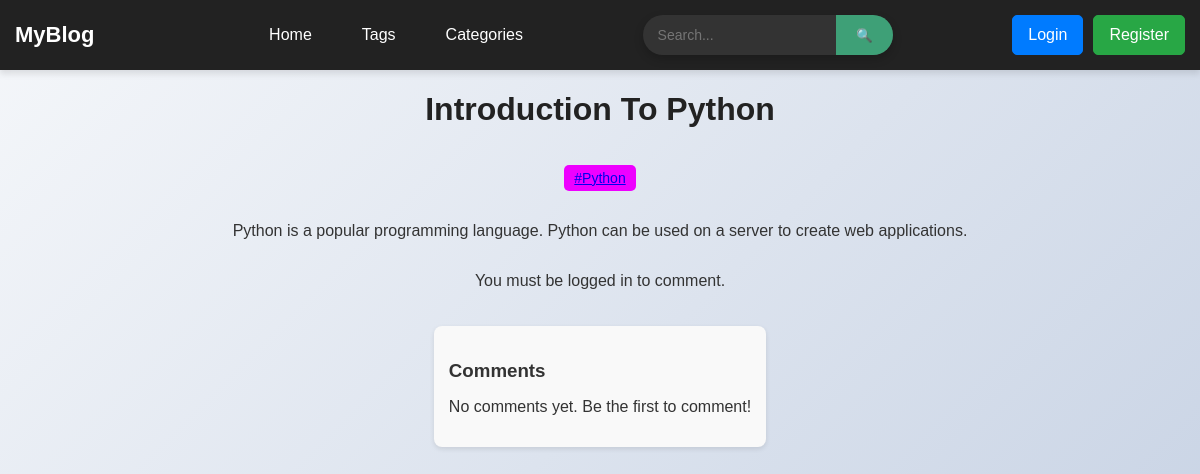
/13, run on the app's committed database.
### posts/models.py (models this page shows, shortened)
class Post(models.Model):
    post_title = models.CharField(max_length=60)
    post_content = models.TextField()
    publish_date = models.DateField(auto_now=True)
    tags = models.ManyToManyField(Tag)
    post_image = models.ImageField(upload_to='post', default='post/1.png')

class Tag(models.Model):
    name = models.CharField(max_length=50)
    def __str__(self):
        return self.name

### posts/views.py (the view)
# urls.py: path('<int:id>', views.post, name='post'),
def post(request, id):
    post = get_object_or_404(Post, id=id)
    if request.method == 'POST':
        form = CommentForm(request.POST)
        if form.is_valid():
            comment = form.save(commit=False)
            comment.post = post
            comment.user = request.user
            comment.save()
            return HttpResponseRedirect(reverse('post', args=[id]))
    else:
        form = CommentForm()
    return render(request, 'post.html', {"post_dict": post, 'form': form,
                                          'comments' : post.comment_set.all()})

### posts/form.py
class CommentForm(forms.ModelForm):
    class Meta:
        model = Comment
        exclude = [
            'post',
            'user'
        ]

### posts/context_processors.py (called while the page is built)
def categories(request):
    category = ['Programming', 'food', 'travel']
    return({'category':category})

### posts/templates/post.html
{% extends 'base.html' %}
{% load static %}
{% block body %}
    <h1>{{ post_dict.post_title }}</h1>
    <div class="post-tags">
        {% for tag in post_dict.tags.all %}
        <span class="tag"><a href="{% url 'tag' tag.id %}"> #{{ tag }} </a></span>
        {% endfor %}
    </div>
    <p>{{ post_dict.post_content }}</p>
    {% if user.is_authenticated %}
        <form method="POST">
            {% csrf_token %}
            {{ form.as_p }}
            <button type="submit">Comment</button>
        </form>
    {% else %}
        <p>You must be logged in to comment.</p>
    {% endif %}
    <div class="comments-section">
        <h3>Comments</h3>
        {% for comment in comments %}
            <div class="comment">
                <strong>{{ comment.user.username }}</strong>
                <p>{{ comment.Comment }}</p>
            </div>
        {% empty %}
            <p>No comments yet. Be the first to comment!</p>
        {% endfor %}
    </div>
{% endblock body %}

### static/style.css (style rules this page uses)
body { font-family: 'Arial', sans-serif; background: linear-gradient(135deg, #f5f7fa, #c3cfe2); color: #333; display: flex; flex-direction: column; align-items: center; min-height: 100vh; margin: 0; padding: 0; }
h1, h2 { color: #222; }
.post-tags { margin: 10px 0; padding: 5px 0; display: flex; gap: 8px; }
.tag { background-color: #ee00ff; color: white; padding: 5px 10px; border-radius: 5px; font-size: 14px; display: inline-block; transition: all 0.3s ease; }
.comments-section { margin-top: 20px; padding: 15px; background: #f9f9f9; border-radius: 8px; box-shadow: 0px 2px 5px rgba(0, 0, 0, 0.1); }
.comments-section h3 { margin-bottom: 10px; color: #333; }

### data on the page
Post: post_title "Introduction To Python", post_content "Python is a popular programming language. Python can be used on a server to create web applications."
Tag: name "Python"
